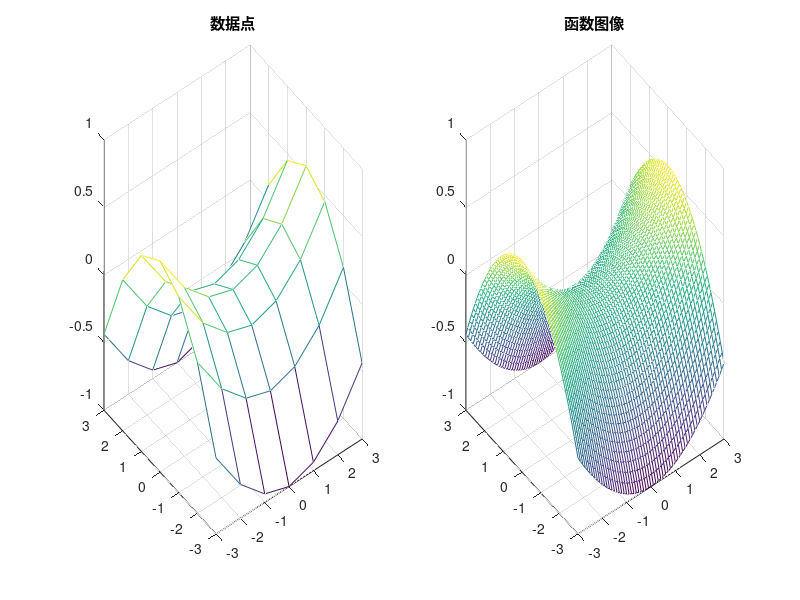
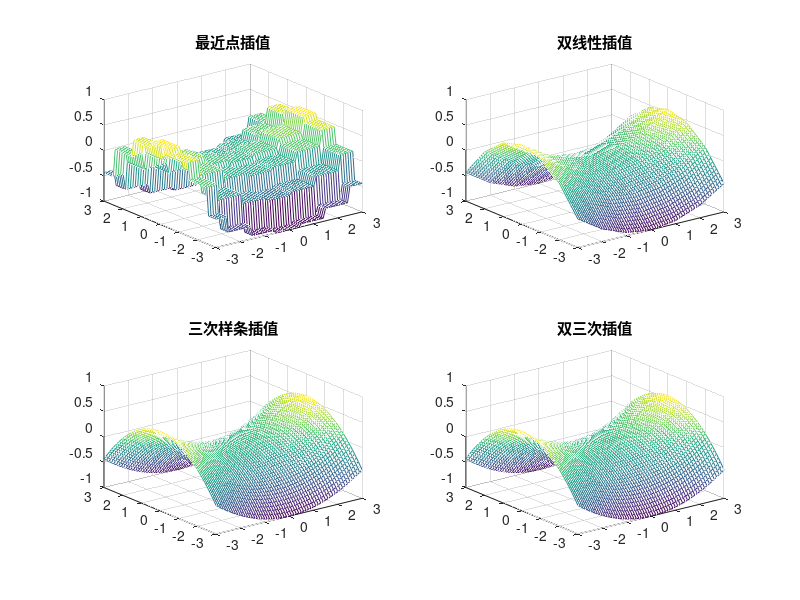

Source code (MATLAB) for these figures, in order:
clf

[x,y] = meshgrid(-3:3);
z = x.^2./16 - y.^2./9;

[x1,y1] = meshgrid(-3:.1:3);
z1 = x1.^2./16 - y1.^2./9;

[xi,yi] = meshgrid(-3:.1:3);
zi1 = interp2(x,y,z,xi,yi,"nearest");
zi2 = interp2(x,y,z,xi,yi,"linear");
zi3 = interp2(x,y,z,xi,yi,"spline");
zi4 = interp2(x,y,z,xi,yi,"cubic");

figure(1)
subplot(1,2,1)
mesh(x,y,z)
title('数据点')
subplot(1,2,2)
mesh(x1,y1,z1)
title('函数图像')

figure(2)
subplot(2,2,1);
mesh(xi,yi,zi1)
title('最近点插值')

subplot(2,2,2)
mesh(xi,yi,zi2)
title('双线性插值')

subplot(2,2,3)
mesh(xi,yi,zi3)
title('三次样条插值')

subplot(2,2,4)
mesh(xi,yi,zi4)
title('双三次插值')